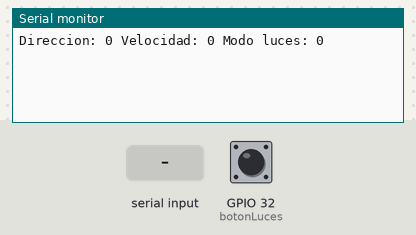
Bench run of a sketch on a simulated ESP32. On the bench: the last lines printed to the serial monitor. The inputs (shaded band) are chosen by the test bench; at power-on: GPIO 32 (botonLuces) HIGH. Nothing arrives over Bluetooth unless stated.

Above: at 1.2 s.
1.3 s: GPIO 32 (botonLuces) pulled LOW for 1 s
At 3.0 s:
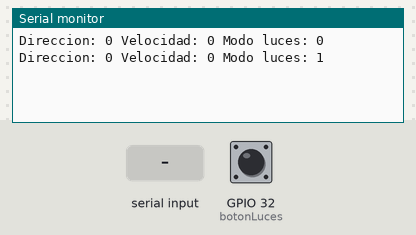
3.8 s: "90,45\n" received over Serial
At 4.7 s:
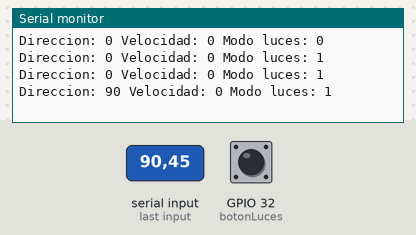
5.3 s: "30,150\n" received over Serial
At 5.8 s:
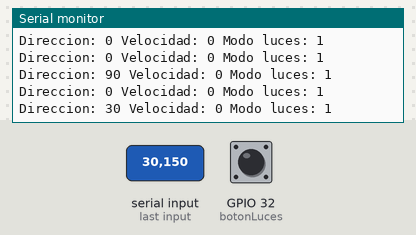
6.8 s: GPIO 32 (botonLuces) pulled LOW for 1 s
At 8.4 s:
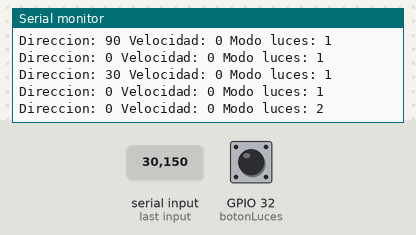
Timing chart, 0 to 9.9 s (numbered marks = the images above; inputs shaded):
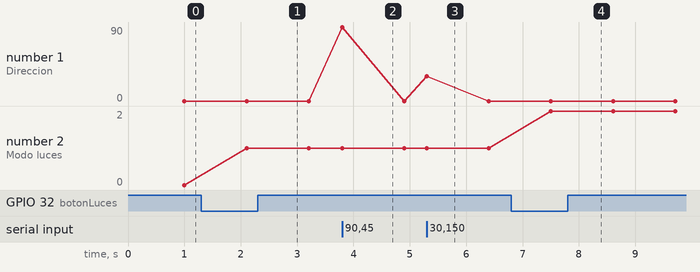

Measured:
- after the input at 1.3 s, the serial monitor: prints a new line after 0.80 s (image 1)
- after the input at 3.8 s, the serial monitor: prints a new line at once (image 2)
- after the input at 5.3 s, the serial monitor: prints a new line at once (image 3)
- after the input at 6.8 s, the serial monitor: prints a new line after 0.70 s (image 4)
- plotted number 2: 0 → 1 after the input at 1.3 s, 1 → 2 after the input at 6.8 s

The sketch:

EmisorBT.ino
```cpp
#include <Arduino.h>
#include <BluetoothSerial.h>

BluetoothSerial SerialBT;

// Pines para los potenciómetros y el botón
#define potDireccion 34  // Potenciómetro para la dirección
#define potVelocidad 35  // Potenciómetro para la velocidad
#define botonLuces 32    // Botón para el modo de luces

// Variables para almacenar los valores leídos
int direccion = 0;
int velocidad = 0;
int modoLuces = 0;

int estadoBotonAnterior = LOW;
int estadoBotonActual = LOW;
unsigned long tiempoAnterior = 0;
const unsigned long debounceDelay = 50;  // Retraso para evitar rebotes

const char* macReceptor = "AA:BB:CC:DD:EE:FF";  // Reemplaza con la dirección MAC del ESP32 receptor

void setup() {
  // Inicialización del Bluetooth
  SerialBT.begin("ControlCar");

  // Inicialización de los pines
  pinMode(potDireccion, INPUT);
  pinMode(potVelocidad, INPUT);
  pinMode(botonLuces, INPUT_PULLUP);  // El botón está en modo pull-up

  // Inicialización del puerto serial para depuración
  Serial.begin(115200);
}

void loop() {
  // Leemos los valores de los potenciómetros
  direccion = Serial.readStringUntil('\n').toInt();//analogRead(potDireccion);
  //velocidad = //analogRead(potVelocidad);

  // Leemos el estado actual del botón de luces
  estadoBotonActual = digitalRead(botonLuces);

  // Verificamos si el botón fue presionado con un debounce
  if (estadoBotonActual != estadoBotonAnterior) {
    if (millis() - tiempoAnterior > debounceDelay) {
      if (estadoBotonActual == LOW) {  // Cuando el botón es presionado
        modoLuces = (modoLuces + 1) % 3;  // Cambiamos el modo de luces (0, 1, 2)
        tiempoAnterior = millis();
      }
    }
  }
  estadoBotonAnterior = estadoBotonActual;

  // Creamos el string con los valores para enviar
  String mensaje = "M," + String(direccion) + "," + String(velocidad) + "," + String(modoLuces) + ",1\n";
  SerialBT.print(mensaje);

  // Para fines de depuración, imprimimos los valores en el monitor serial
  Serial.print("Direccion: ");
  Serial.print(direccion);
  Serial.print(" Velocidad: ");
  Serial.print(velocidad);
  Serial.print(" Modo luces: ");
  Serial.println(modoLuces);

  delay(100);  // Pequeño retraso para evitar saturar la conexión Bluetooth
}
```
